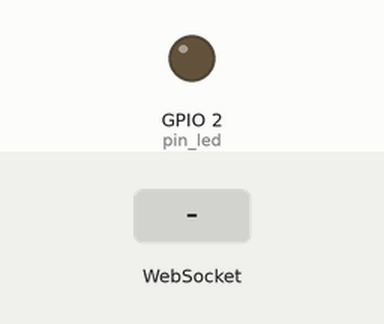
Recording of a sketch running on a simulated ESP8266 (NodeMCU). On the bench: output pins drawn as LEDs (lit = HIGH). Inputs (shaded band) come from the test bench. WiFi joins after 1.5 s; servers stay silent unless stated; what the sketch prints to the serial monitor is not drawn.

Above: at 2.7 s.
2.8 s: WebSocket text "#" received
At 3.8 s:
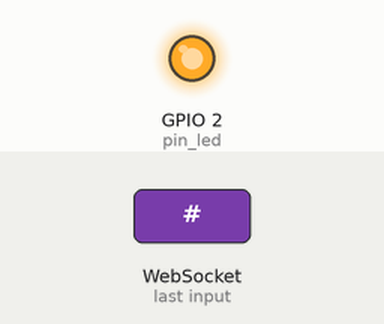
Timing chart, 0 to 5.8 s (numbered marks = the images above; inputs shaded):
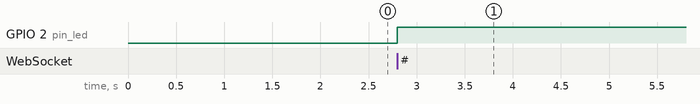

The sketch:

webserver_websockets.ino
```cpp
// (licence header left out)
#include <ESP8266WiFi.h>
#include <ESP8266WebServer.h>
#include <WebSocketsServer.h>

ESP8266WebServer server;
WebSocketsServer webSocket = WebSocketsServer(81);

uint8_t pin_led = 2;
char* ssid = "ElTranquilo";
char* password = "nenayluis";

char webpage[] PROGMEM = R"=====(
<html>
<head>
  <script>
    var Socket;
    function init() {
      Socket = new WebSocket('ws://' + window.location.hostname + ':81/');
      Socket.onmessage = function(event){
        document.getElementById("rxConsole").value += event.data;
      }
    }
    function sendText(){
      Socket.send(document.getElementById("txBar").value);
      document.getElementById("txBar").value = "";
    }
    function sendBrightness(){
      Socket.send("#"+document.getElementById("brightness").value);
    }
  </script>
</head>
<body onload="javascript:init()">
  <div>
    <textarea id="rxConsole"></textarea>
  </div>
  <hr/>
  <div>
    <input type="text" id="txBar" onkeydown="if(event.keyCode == 13) sendText();" />
  </div>
  <hr/>
  <div>
    <input type="range" min="0" max="1023" value="512" id="brightness" oninput="sendBrightness()" />
  </div>
</body>
</html>
)=====";

void setup()
{
  pinMode(pin_led, OUTPUT);
  WiFi.begin(ssid,password);
  Serial.begin(115200);
  while(WiFi.status()!=WL_CONNECTED)
  {
    Serial.print(".");
    delay(500);
  }
  Serial.println("");
  Serial.print("IP Address: ");
  Serial.println(WiFi.localIP());

  server.on("/",[](){
    server.send_P(200, "text/html", webpage);
  });
  server.begin();
  webSocket.begin();
  webSocket.onEvent(webSocketEvent);
}

void loop()
{
  webSocket.loop();
  server.handleClient();
  if(Serial.available() > 0){
    char c[] = {(char)Serial.read()};
    webSocket.broadcastTXT(c, sizeof(c));
  }
}

void webSocketEvent(uint8_t num, WStype_t type, uint8_t * payload, size_t length){
  if(type == WStype_TEXT){
    if(payload[0] == '#'){
      uint16_t brightness = (uint16_t) strtol((const char *) &payload[1], NULL, 10);
      brightness = 1024 - brightness;
      analogWrite(pin_led, brightness);
      Serial.print("brightness= ");
      Serial.println(brightness);
    }

    else{
      for(int i = 0; i < length; i++)
        Serial.print((char) payload[i]);
      Serial.println();
    }
  }

}
```

Measured:
- after the input at 2.8 s, GPIO 2 (pin_led): LOW → HIGH at once
